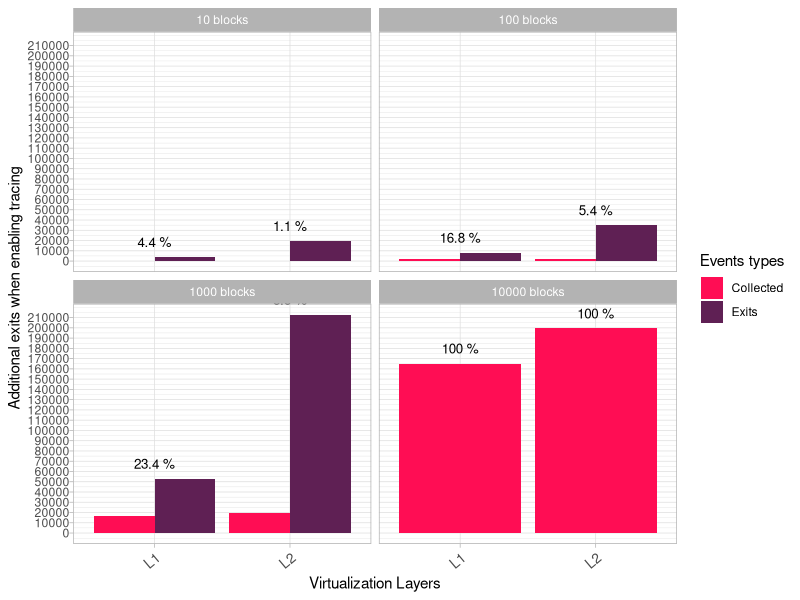

Write the R code that produced this figure.
#!/usr/bin/env Rscript
library(ggplot2)
library(ggrepel)
library(plyr)
colors <- c("#ff0d54",  "#5f2054")
# layer,tracing_enabled,type,freq,event
data_10 <- read.table("./io-overhead/data/io-exits-10.csv", header=T, sep=",")
data_100 <- read.table("./io-overhead/data/io-exits-100.csv", header=T, sep=",")
data_1000 <- read.table("./io-overhead/data/io-exits-1000.csv", header=T, sep=",")

data_10$copied_input_blocks <- 10
data_100$copied_input_blocks <- 100
data_1000$copied_input_blocks <- 1000

data <- rbind(data_10, data_100, data_1000)

data$tracing_enabled <- as.character(data$tracing_enabled)
data$copied_input_blocks <- as.character(data$copied_input_blocks)

data_filtered = subset(data, type != 'exit_reason')

data_filtered <- ddply(data_filtered, .(layer, tracing_enabled, copied_input_blocks),
                       transform,
                       total_events = sum(freq)
)

data_filtered <- unique(data_filtered[c("layer", "tracing_enabled", "copied_input_blocks", "total_events")])

data_filtered <- ddply(data_filtered, .(layer, copied_input_blocks),
                       transform,
                       tracing_events = abs(sum(total_events)-2*total_events)
)

data_filtered <- unique(data_filtered[c("layer", "copied_input_blocks", "tracing_events")])

data_filtered$event_type <- 'Exits'
# layer,copied_input_blocks,event_type,tracing_events
data_collected_events <- read.table("./io-overhead/data/guest-collected-events.csv", header=T, sep=",")

data_filtered <- merge(x = data_filtered, y = data_collected_events, 
                       by = c("layer","copied_input_blocks","event_type", "tracing_events"), all = TRUE)


data_filtered$copied_input_blocks <- paste(data_filtered$copied_input_blocks,'blocks')

data_filtered$event_type <- as.character(data_filtered$event_type)

data_filtered <- ddply(data_filtered, .(layer, copied_input_blocks),
                       transform,
                       total = sum(tracing_events),
                       max = max(tracing_events)
)
data_filtered$label <- ''
for(i in 1:nrow(data_filtered)) {
  row <- data_filtered[i,]
  if(row$event_type == "Collected"){
    data_filtered[i,]$label = paste(round((row$tracing_events/row$total)*100,1),'%')
  }
}
plot <- ggplot(data_filtered, aes(x=reorder(layer, tracing_events), y = tracing_events)) +
  geom_bar(aes(fill=event_type), position="dodge",stat="identity") +
  scale_y_continuous(breaks = seq(0, max(data_filtered$tracing_events), 10000)) +
  facet_wrap(~copied_input_blocks) +
  # coord_flip() +
  # geom_label_repel(aes(y=tracing_events, label=paste(tracing_events,event_type)),
  #                  size = 3, segment.size = 0.3, colour="black", fill="white",
  #                  min.segment.length = unit(0, "lines"), nudge_x = 0
  # ) +
  geom_text(aes(y=max, label=label ), colour='black', size = 3.4,
            position=position_dodge(width=0.9), vjust=-1) +
  
  # scale_fill_manual(values = colors) +
  labs(x ="Virtualization Layers", y ="Additional exits when enabling tracing", fill="Events types") +
  scale_fill_manual(values = colors) +
  theme_light() +
  theme(
    # legend.position = c(0.94,0.91),
    # legend.title=element_blank(),
    axis.text.x = element_text(angle = 40, hjust = 1, vjust=1, size = 10),
    axis.text.y = element_text(margin = margin(t=2,b=1))
  )
plot(plot)
